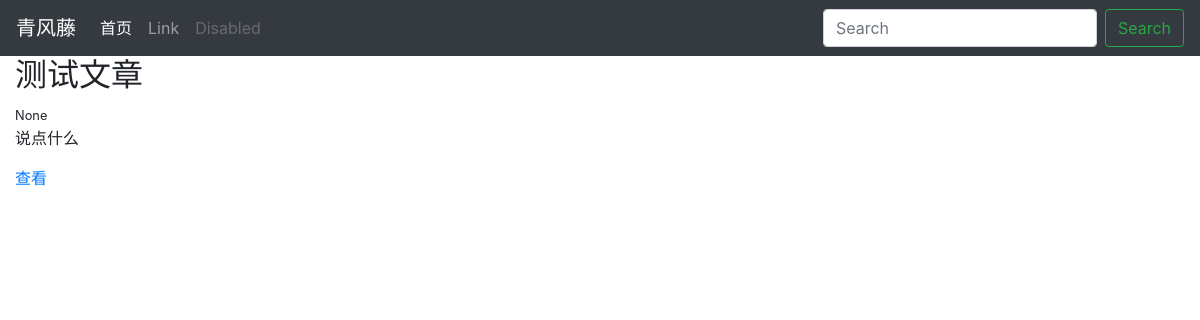
/blog/home, run on an earlier commit of the app's database.
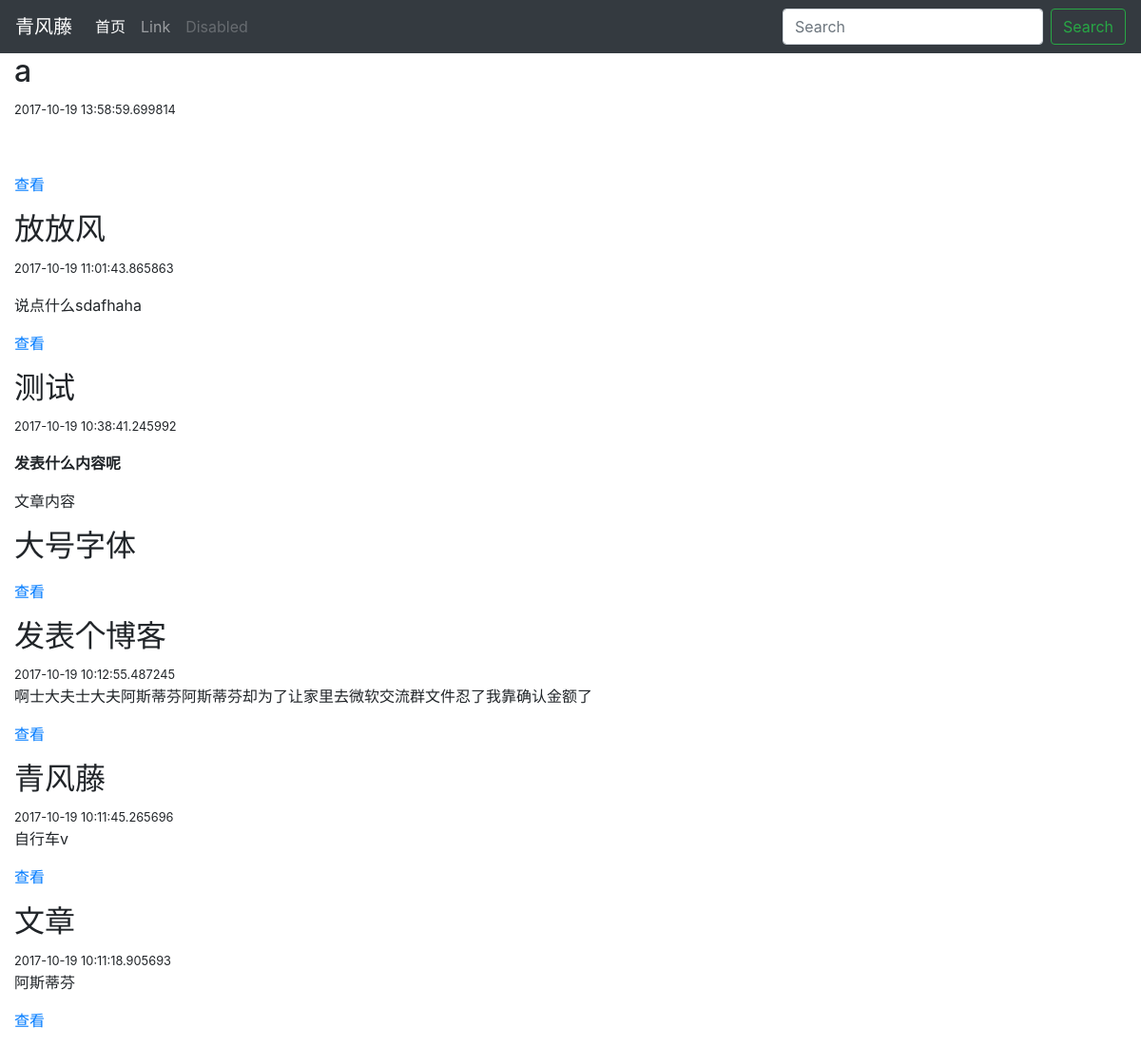
And on a later commit of the database.
### webapp/models.py (models this page shows, shortened)
class Post(db.Model):
    id = db.Column(db.Integer(), primary_key=True)
    title = db.Column(db.String(255))
    text = db.Column(db.Text())
    publish_date = db.Column(db.DateTime())
    comments = db.relationship('Comment', backref='post', lazy='dynamic')
    user_id = db.Column(db.Integer(), db.ForeignKey('user.id'))
    tags = db.relationship('Tag', secondary=tags, backref=db.backref('posts', lazy='dynamic'))

### webapp/controllers/blog.py (the view)
@blog_blueprint.route('/home')
def home():
    posts = Post.query.order_by(Post.publish_date.desc()).limit(20).all()
    return render_template('home.html', posts=posts)

### webapp/controllers/blog.py (called while the page is built)
@blog_blueprint.before_request
def before_request():
    if 'user_id' in session:
        g.user = User.query.get(session['user_id'])

### webapp/templates/blog/home.html (shortened to what this page needs)
{% extends "base.html" %}
{% block body %}
    {% for post in posts %}
    <div >
        <h2>{{ post.title }}</h2>
        <small>{{ post.publish_date }}</small>
        <p>{{ post.text | safe | truncate(200)}}</p>
        <p><a class="uk-button uk-button-text" href="{{ url_for('.post',post_id=post.id) }}">查看</a></p>
    </div >
    {% endfor %}
{% endblock %}

### webapp/templates/base.html (shortened to what this page needs)
<!DOCTYPE html>
<html lang="en">
<head>
    <link rel="stylesheet" href="https://maxcdn.bootstrapcdn.com/bootstrap/4.0.0-beta/css/bootstrap.min.css">
    <link rel="stylesheet" type="text/css" href="/static/public.css" >
</head>
<body>
<header class="navbar navbar-dark bg-dark navbar-expand-lg bd-navbar">
        <a class="navbar-brand" href="#">青风藤</a>
        <div class="collapse navbar-collapse" id="navbarSupportedContent">
            <ul class="navbar-nav mr-auto">
              <li class="nav-item active">
                <a class="nav-link" href="#">首页 <span class="sr-only">(current)</span></a>
              </li>
              <li class="nav-item">
                <a class="nav-link" href="#">Link</a>
              </li>
              <li class="nav-item">
                <a class="nav-link disabled" href="#">Disabled</a>
              </li>
            </ul>
            <form class="form-inline my-2 my-lg-0">
              <input class="form-control mr-sm-2" type="search" placeholder="Search" aria-label="Search">
              <button class="btn btn-outline-success my-2 my-sm-0" type="submit">Search</button>
            </form>
        </div>
    </header>
<div class="container-fluid">
    {% block body %}
    {% endblock %}
</div>
</body>
</html>

### webapp/static/public.css (style rules this page uses)
.bd-navbar { position: -webkit-sticky; position: sticky; top: 0; z-index: 1071; }

What changed in the data, as far as the page shows it:
removed Post: title "测试文章", publish_date "None", text "说点什么"
added Post: title "a", publish_date "2017-10-19 13:58:59.699814"
added Post: title "放放风", publish_date "2017-10-19 11:01:43.865863", text "说点什么sdafhaha"
added Post: title "测试", publish_date "2017-10-19 10:38:41.245992", text "发表什么内容呢 文章内容 大号字体"
added Post: title "发表个博客", publish_date "2017-10-19 10:12:55.487245", text "啊士大夫士大夫阿斯蒂芬阿斯蒂芬却为了让家里去微软交流群文件忍了我靠确认金额了"
added Post: title "青风藤", publish_date "2017-10-19 10:11:45.265696", text "自行车v"
added Post: title "文章", publish_date "2017-10-19 10:11:18.905693", text "阿斯蒂芬"
